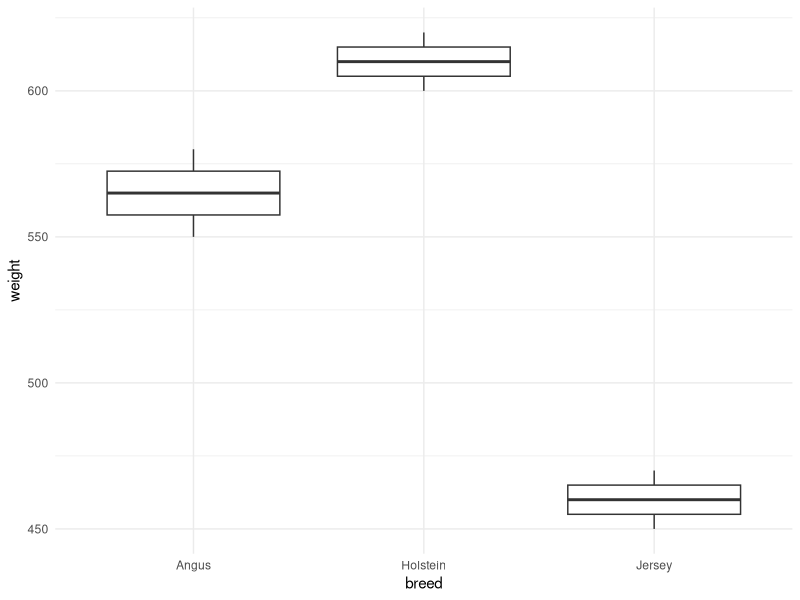
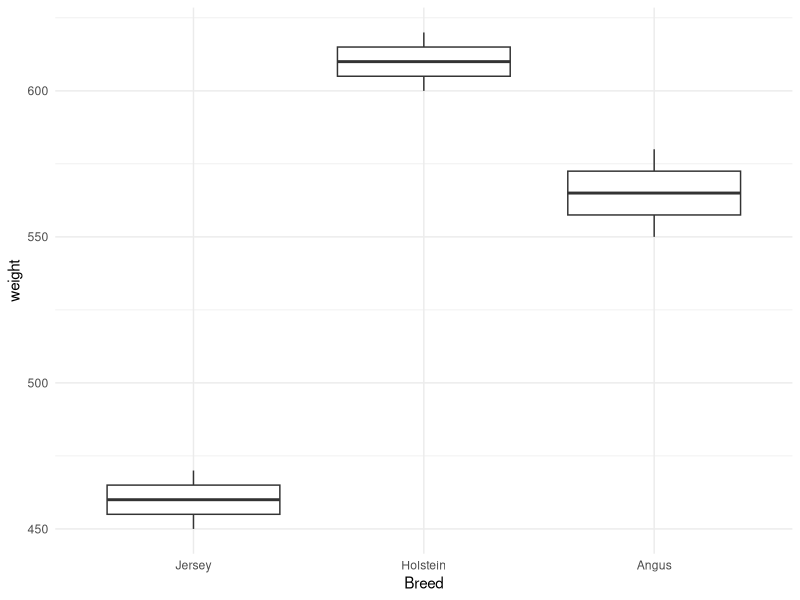

These charts were generated, in order, by the following R code: (Note: this script raises an error after producing the figures.)
## ---- chunk 1
#| eval: true
#| echo: true

# Numeric values
weight <- 450.5
temperature <- 38.6
milk_yield <- 25.3

class(weight)
typeof(weight)
## ---- chunk 2
#| eval: true
#| echo: true

# Integer values
n_animals <- 100L
pen_number <- 5L

class(n_animals)
typeof(n_animals)

# Most numbers are numeric by default, not integer
x <- 42
class(x)  # numeric (double), not integer!
## ---- chunk 3
#| eval: true
#| echo: true

# Character values
animal_id <- "A1234"
breed <- "Holstein"
farm_name <- "Green Valley Farm"

class(breed)
typeof(breed)

# Numbers can be characters too!
id_as_string <- "12345"
class(id_as_string)
## ---- chunk 4
#| eval: true
#| echo: true

# Logical values
is_lactating <- TRUE
has_disease <- FALSE

class(is_lactating)

# Logical from comparison
weight <- 500
is_heavy <- weight > 450
is_heavy
class(is_heavy)
## ---- chunk 5
#| eval: true
#| echo: true

# Create a factor
breed <- factor(c("Holstein", "Jersey", "Holstein", "Angus", "Jersey"))
breed

class(breed)
levels(breed)
## ---- chunk 6
#| eval: true
#| echo: true

# Date (just the date)
birth_date <- as.Date("2024-01-15")
birth_date
class(birth_date)

# POSIXct (date + time)
breeding_time <- as.POSIXct("2024-01-15 14:30:00")
breeding_time
class(breeding_time)
## ---- chunk 7
#| eval: true
#| echo: true

x <- 42.5

# What class is it?
class(x)

# What is the internal type?
typeof(x)

# Test if it's a specific type
is.numeric(x)
is.character(x)
is.logical(x)
is.factor(x)
## ---- chunk 8
#| eval: true
#| echo: true

# Character to numeric
age_string <- "5"
age_numeric <- as.numeric(age_string)
age_numeric
class(age_numeric)

# Numeric to character
weight <- 450
weight_string <- as.character(weight)
weight_string
class(weight_string)

# Numeric to integer
n <- 42.7
n_integer <- as.integer(n)  # Truncates decimal!
n_integer

# Character to factor
treatments <- c("Control", "TreatA", "TreatB", "Control")
treatments_factor <- as.factor(treatments)
treatments_factor
## ---- chunk 9
#| eval: true
#| echo: true
#| warning: true

# Can't convert text to number
bad_conversion <- as.numeric("not_a_number")
bad_conversion  # NA with warning
## ---- chunk 10
#| eval: true
#| echo: true

# Mixing types in a vector
mixed <- c(1, 2, "three", 4)
mixed  # Everything became character!
class(mixed)
## ---- chunk 11
#| eval: true
#| echo: true

library(tibble)

# Animal IDs imported as numbers (lost leading zeros!)
animals <- tibble(
  animal_id = c(123, 456, 789),
  weight = c(450, 525, 490)
)

animals

# Should be: "0123", "0456", "0789"
# Fix by padding with zeros
animals$animal_id_fixed <- sprintf("%04d", animals$animal_id)
animals
## ---- chunk 12
#| eval: true
#| echo: true

library(ggplot2)

# Character vector for breed
df <- data.frame(
  breed = c("Holstein", "Jersey", "Angus", "Holstein", "Angus", "Jersey"),
  weight = c(600, 450, 550, 620, 580, 470)
)

# Default alphabetical order
ggplot(df, aes(x = breed, y = weight)) +
  geom_boxplot() +
  theme_minimal()
## ---- chunk 13
#| eval: true
#| echo: true

# Use factors to control order
df$breed_factor <- factor(df$breed,
                          levels = c("Jersey", "Holstein", "Angus"))

ggplot(df, aes(x = breed_factor, y = weight)) +
  geom_boxplot() +
  labs(x = "Breed") +
  theme_minimal()
## ---- chunk 14
#| eval: true
#| echo: true

# From a character vector
treatments <- c("Control", "Low", "High", "Control", "High", "Low")

# Convert to factor
treatment_factor <- factor(treatments)
treatment_factor

# Levels are alphabetical by default
levels(treatment_factor)

# Specify level order
treatment_factor_ordered <- factor(treatments,
                                   levels = c("Control", "Low", "High"))
levels(treatment_factor_ordered)
## ---- chunk 15
#| eval: true
#| echo: true

library(forcats)

# Example data
df <- tibble(
  treatment = c("Control", "TreatA", "TreatB", "Control", "TreatA", "TreatB"),
  response = c(10, 15, 20, 12, 18, 22)
)

# Convert to factor
df$treatment <- as.factor(df$treatment)
levels(df$treatment)
## ---- chunk 16
#| eval: true
#| echo: true

# Put "Control" first
df$treatment <- fct_relevel(df$treatment, "Control")
levels(df$treatment)
## ---- chunk 17
#| eval: true
#| echo: true

# Most common first
df$treatment <- fct_infreq(df$treatment)
levels(df$treatment)
## ---- chunk 18
#| eval: true
#| echo: true

# Rename levels
df$treatment <- fct_recode(df$treatment,
  "Control Group" = "Control",
  "Treatment A" = "TreatA",
  "Treatment B" = "TreatB"
)
levels(df$treatment)
## ---- chunk 19
#| eval: true
#| echo: true

library(stringr)
## ---- chunk 20
#| eval: true
#| echo: true

animal_ids <- c("H001", "J002", "H003", "A004", "H005")

# Which IDs start with "H"?
str_detect(animal_ids, "H")

# Filter to just Holstein (H prefix)
animal_ids[str_detect(animal_ids, "H")]
## ---- chunk 21
#| eval: true
#| echo: true

# Get Holstein IDs
str_subset(animal_ids, "H")

# Get IDs ending in 0
str_subset(animal_ids, "0")
## ---- chunk 22
#| eval: true
#| echo: true

breeds <- c("HOLSTEIN", "jersey", "AnGuS")

str_to_lower(breeds)
str_to_upper(breeds)
str_to_title(breeds)  # First letter capitalized
## ---- chunk 23
#| eval: true
#| echo: true

messy_names <- c("  Holstein  ", "Jersey", "  Angus")
messy_names

# Clean up
str_trim(messy_names)
## ---- chunk 24
#| eval: true
#| echo: true

ids <- c("A-001", "A-002", "B-001")

# Replace first occurrence
str_replace(ids, "-", "_")

# Replace all occurrences
text <- "the the cow cow"
str_replace(text, "the", "a")      # First only
str_replace_all(text, "the", "a")  # All
## ---- chunk 25
#| eval: true
#| echo: true

first <- c("Animal", "Pen", "Feed")
second <- c("ID", "Number", "Type")

# Concatenate
str_c(first, second, sep = "_")

# Collapse into one string
str_c(first, collapse = ", ")
## ---- chunk 26
#| eval: true
#| echo: true

ids <- "H001,J002,A003"

# Split by comma
str_split(ids, ",")

# Returns a list! Get as character vector:
str_split(ids, ",")[[1]]
## ---- chunk 27
#| eval: true
#| echo: true

library(tibble)

# Messy data from Excel
farm_data <- tibble(
  animal_id = c("  H-001", "h-002  ", "H-003"),
  breed = c("HOLSTEIN", "holstein", "Holstein  "),
  weight_kg = c(450, 475, 460)
)

farm_data

# Clean it up!
library(dplyr)

farm_data_clean <- farm_data %>%
  mutate(
    animal_id = str_trim(animal_id),           # Remove whitespace
    animal_id = str_to_upper(animal_id),       # Uppercase
    animal_id = str_replace(animal_id, "-", ""),  # Remove dash
    breed = str_trim(breed),
    breed = str_to_title(breed)
  )

farm_data_clean
## ---- chunk 28
#| eval: true
#| echo: true

animal_ids <- c("H001", "J002", "H003", "A004", "H100")

# IDs starting with H
str_subset(animal_ids, "^H")

# IDs ending with 00-something
str_subset(animal_ids, "00.$")

# IDs with exactly 3 digits
str_detect(animal_ids, "[0-9]{3}")

# IDs starting with H or J
str_subset(animal_ids, "^(H|J)")
## ---- chunk 29
#| eval: true
#| echo: true

pen_labels <- c("Pen1", "Pen2", "Pen10", "Pen25")

# Extract the numbers
str_extract(pen_labels, "[0-9]+")

# Convert to numeric
as.numeric(str_extract(pen_labels, "[0-9]+"))
## ---- chunk 30
#| eval: true
#| echo: true

library(dplyr)

# Sample data
weights <- c(450, 475, 460, 490, 510, 425)

# WITHOUT pipe (nested functions, hard to read)
round(mean(weights), 1)

# WITH pipe (left to right, easy to read)
weights %>%
  mean() %>%
  round(1)

# Read as: "Take weights, THEN calculate mean, THEN round to 1 decimal"
## ---- chunk 31
#| eval: true
#| echo: true

library(dplyr)

# Or load entire tidyverse (includes dplyr)
library(tidyverse)
## ---- chunk 32
#| eval: true
#| echo: true

# Create example data
cattle <- tibble(
  animal_id = c("H001", "H002", "H003"),
  breed = c("Holstein", "Holstein", "Jersey"),
  weight_kg = c(450, 475, 460),
  height_cm = c(140, 145, 135),
  age_months = c(24, 30, 26)
)

cattle

# Select specific columns
cattle %>%
  select(animal_id, weight_kg)

# Select range of columns
cattle %>%
  select(animal_id:weight_kg)

# Select all EXCEPT certain columns
cattle %>%
  select(-height_cm, -age_months)
## ---- chunk 33
#| eval: true
#| echo: true

# Create wider dataset
animals <- tibble(
  animal_id = c("001", "002", "003"),
  weight_kg = c(450, 475, 460),
  weight_lb = c(992, 1047, 1014),
  height_cm = c(140, 145, 135),
  height_in = c(55, 57, 53),
  temp_c = c(38.5, 38.8, 38.3)
)

animals

# Select columns starting with "weight"
animals %>%
  select(starts_with("weight"))

# Select columns ending with "cm"
animals %>%
  select(ends_with("cm"))

# Select columns containing "weight"
animals %>%
  select(contains("weight"))

# Select all numeric columns
animals %>%
  select(where(is.numeric))
## ---- chunk 34
#| eval: true
#| echo: true

# Move animal_id to the end
cattle %>%
  select(breed, weight_kg, height_cm, age_months, animal_id)

# Or use everything() for remaining columns
cattle %>%
  select(breed, everything())
## ---- chunk 35
#| eval: true
#| echo: true

# Rename during select
cattle %>%
  select(id = animal_id, weight = weight_kg)
## ---- chunk 36
   #| eval: false
   #| echo: true
   data %>% select(important_col, everything())
## ---- chunk 37
#| eval: true
#| echo: true

cattle <- tibble(
  animal_id = c("H001", "H002", "J001", "A001", "H003"),
  breed = c("Holstein", "Holstein", "Jersey", "Angus", "Holstein"),
  weight_kg = c(450, 475, 460, 520, 490),
  age_months = c(24, 30, 26, 36, 28)
)

cattle

# Filter to heavy animals (weight > 470)
cattle %>%
  filter(weight_kg > 470)

# Filter to Holstein breed
cattle %>%
  filter(breed == "Holstein")

# Filter to young animals (age < 30)
cattle %>%
  filter(age_months < 30)
## ---- chunk 38
#| eval: true
#| echo: true

# Heavy AND Holstein
cattle %>%
  filter(weight_kg > 460, breed == "Holstein")

# Same thing with &
cattle %>%
  filter(weight_kg > 460 & breed == "Holstein")
## ---- chunk 39
#| eval: true
#| echo: true

# Holstein OR Jersey
cattle %>%
  filter(breed == "Holstein" | breed == "Jersey")

# Better way: use %in%
cattle %>%
  filter(breed %in% c("Holstein", "Jersey"))
## ---- chunk 40
#| eval: true
#| echo: true

# NOT Holstein
cattle %>%
  filter(breed != "Holstein")

# Or
cattle %>%
  filter(!breed == "Holstein")

# NOT in the set
cattle %>%
  filter(!breed %in% c("Holstein", "Jersey"))
## ---- chunk 41
#| eval: true
#| echo: true

# (Heavy OR old) AND not Angus
cattle %>%
  filter(
    (weight_kg > 470 | age_months > 30),
    breed != "Angus"
  )
## ---- chunk 42
#| eval: true
#| echo: true

# Select specific IDs
selected_ids <- c("H001", "H003", "A001")

cattle %>%
  filter(animal_id %in% selected_ids)

# Select multiple breeds
dairy_breeds <- c("Holstein", "Jersey", "Guernsey")

cattle %>%
  filter(breed %in% dairy_breeds)
## ---- chunk 43
#| eval: true
#| echo: true

# Animals with IDs starting with "H"
cattle %>%
  filter(str_detect(animal_id, "^H"))

# Breeds containing "Hol"
cattle %>%
  filter(str_detect(breed, "Hol"))
## ---- chunk 44
#| eval: true
#| echo: true

# Data with missing values
cattle_na <- tibble(
  animal_id = c("H001", "H002", "H003", "H004"),
  weight_kg = c(450, NA, 460, 490),
  breed = c("Holstein", "Holstein", NA, "Jersey")
)

cattle_na

# Filter to rows with missing weight
cattle_na %>%
  filter(is.na(weight_kg))

# Filter to rows with NON-missing weight
cattle_na %>%
  filter(!is.na(weight_kg))

# Remove all rows with ANY missing values
cattle_na %>%
  filter(!is.na(weight_kg), !is.na(breed))

# Or use drop_na() from tidyr
library(tidyr)
cattle_na %>%
  drop_na()  # Removes rows with any NA
## ---- chunk 45
#| eval: true
#| echo: true

x <- c(1, 2, NA, 4)

# This doesn't work as expected!
x == NA  # Returns NA, not TRUE/FALSE

# Use is.na() instead
is.na(x)
## ---- chunk 46
#| eval: true
#| echo: true

# Create larger dataset
farm_data <- tibble(
  animal_id = c("H001", "H002", "J001", "A001", "H003", "J002"),
  breed = c("Holstein", "Holstein", "Jersey", "Angus", "Holstein", "Jersey"),
  weight_kg = c(450, 475, 420, 520, 490, 435),
  height_cm = c(140, 145, 130, 155, 148, 132),
  age_months = c(24, 30, 26, 36, 28, 25),
  farm = c("North", "North", "South", "West", "North", "South"),
  sex = c("F", "F", "F", "M", "F", "F")
)

farm_data

# Filter Holstein cows from North farm, select ID and weight
farm_data %>%
  filter(breed == "Holstein", farm == "North") %>%
  select(animal_id, weight_kg)

# Young, light animals: just ID, breed, weight
farm_data %>%
  filter(age_months < 28, weight_kg < 450) %>%
  select(animal_id, breed, weight_kg)

# All females, excluding height column
farm_data %>%
  filter(sex == "F") %>%
  select(-height_cm)
## ---- chunk 47
#| eval: true
#| echo: true

# Multi-step cleaning and filtering
cleaned_data <- farm_data %>%
  # Remove height (not needed)
  select(-height_cm) %>%
  # Only females
  filter(sex == "F") %>%
  # Only dairy breeds
  filter(breed %in% c("Holstein", "Jersey")) %>%
  # Only mature animals
  filter(age_months >= 26)

cleaned_data
## ---- chunk 48
   #| eval: false
   #| echo: true
   data %>%
     filter(condition1) %>%
     select(col1, col2) %>%
     filter(condition2)
## ---- chunk 49
   #| eval: false
   #| echo: true
   data %>%
     # Remove animals that failed health check
     filter(health_status == "Pass") %>%
     # Only lactating cows
     filter(is_lactating == TRUE)
## ---- chunk 50
   #| eval: false
   #| echo: true
   result <- data %>%
     filter(condition) %>%
     select(columns)
## ---- chunk 51
   #| eval: false
   #| echo: true
   filtered <- data %>% filter(condition)
   final <- filtered %>% select(columns)
